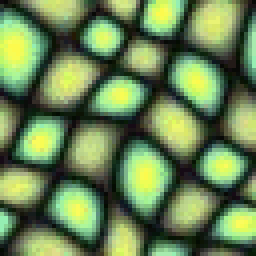
#> input picture image_quilting/pattern.png, 64 x 64 px (shown 4 times larger)
$ python main.py
#> lines starting #> are read from the running program, lines starting #| are printed output that depends on the picture; after the words box and inside, x2 and y2 are one past the last pixel; in counts of white or black regions, pixels touching at a corner belong together
### image_quilting/implementation.py
"""
Brian Gabini
S12

REFERENCES:
- https://github.com/axu2/image-quilting
"""

from base import ImageQuilting, BoxIndeces, QuiltingOutputs

import numpy as np
import cv2
import scipy.ndimage as ndimage
import PIL.Image as Image
import imageio
import os

# SCORE -1 if you imported additional modules


# SUBMISSION: You only need to submit this file 'implementation.py'

# Hint: You could refer to online sources for help as long as you cite it

# Hint: For clues on the implementation logic,
# view 'base.ImageQuiltingRandom'

# SCORE +5 for submitting this file (implementation.py)

# Feel free to add as much helper functions in the class
class ImageQuilting_AlgorithmAssignment(ImageQuilting):

    # SCORE +1 for implementing load image
    def load_image(self, path: str) -> np.ndarray:
        return np.array(imageio.imread(path)) / 255

    # SCORE +1 for implementing save image
    def save_image(self, path: str, image: np.ndarray):
        image *= 255
        image = image.astype(np.uint8)
        imageio.imwrite(path, image)


    # SCORE +1 for finding the best matching patch using L2 similarity
    # SCORE +1 for using L2 similarity on the overlap areas only
    def find_matching_texture_patch_indeces(
        self,
        canvas_patch: np.ndarray,
        canvas_indeces: BoxIndeces,
        canvas: np.ndarray,
        block_size: int,
        block_overlap: int
    ) -> BoxIndeces:

        texture_height, texture_width, _ = self.texture_image.shape
        patch_height, patch_width, _ = canvas_patch.shape
        errors = np.zeros((texture_height - block_size, texture_width - block_size))

        # Initialize for the top left patch (first patch)
        if canvas_indeces.top == 0 and canvas_indeces.left == 0:
            return self.random_patch(patch_height, patch_width, texture_height, texture_width)

        else:
            return self.random_best_patch(errors, canvas_patch, canvas_indeces, block_size, block_overlap, texture_height, texture_width)

    # SCORE +1 for finding a 'cut' that minimizes the L2 error
    # SCORE +1 for correctly converting a 'cut' to a 'mask' (Hint: mask is binary)
    # SCORE +1 for returning the correct mask for the initial case (row=0, column=0)
    # SCORE +1 for returning the correct mask for the first row (row=0, colums>1) and the first column (row>1, columns=0)
    # SCORE +1 for returning the correct mask for the other cases (row>1, columns>1)
    def compute_texture_mask(
        self,
        canvas_patch: np.ndarray,
        texture_patch: np.ndarray,
        canvas_indeces: BoxIndeces,
        texture_indeces: BoxIndeces,
        canvas: np.ndarray,
        block_size: int,
        block_overlap: int
    ) -> np.ndarray:
        # This implementation is random
        texture_height, texture_width, _ = texture_patch.shape
        mask = np.ones((texture_height, texture_width))

        # Initialization topmost-leftmost patch
        if canvas_indeces.top == 0 and canvas_indeces.left == 0:
            return mask


        mask = self.min_cut_patch(texture_patch, mask, block_overlap, canvas_patch, canvas_indeces.top, canvas_indeces.left)
        return mask

# HELPER METHODS
    def random_patch(
        self,
        patch_height: int,
        patch_width: int,
        texture_height: int,
        texture_width: int
    ) -> BoxIndeces:

        random_y = np.random.randint(0, texture_height - patch_height)
        random_x = np.random.randint(0, texture_width - patch_width)
        return BoxIndeces(
            top=random_y,
            bottom=random_y + patch_height,
            left=random_x,
            right=random_x + patch_width
        )

    def random_best_patch(
        self,
        errors,
        canvas_patch: np.ndarray,
        canvas_indeces: BoxIndeces,
        block_size: int,
        block_overlap: int,
        texture_height: int,
        texture_width: int,
    ):

        for i in range(texture_height - block_size):
            for j in range(texture_width - block_size):
                texture_patch = self.texture_image[i:i + block_size, j:j + block_size]
                error = self.compute_l2_overlap_diff(texture_patch, block_overlap, canvas_patch, canvas_indeces)
                errors[i, j] = error

        i, j = np.unravel_index(np.argmin(errors), errors.shape)
        return BoxIndeces(
            top=i,
            bottom=i + block_size,
            left=j,
            right=j + block_size
        )

    def min_cut_path(self, errors):
            errors = np.pad(errors, [(0, 0), (1, 1)],
                            mode='constant',
                            constant_values=np.inf)

            cumError = errors[0].copy()
            paths = np.zeros_like(errors, dtype=int)

            for i in range(1, len(errors)):
                M = cumError
                L = np.roll(M, 1)
                R = np.roll(M, -1)

                # optimize with np.choose?
                cumError = np.min((L, M, R), axis=0) + errors[i]
                paths[i] = np.argmin((L, M, R), axis=0)

            paths -= 1

            minCutPath = [np.argmin(cumError)]
            for i in reversed(range(1, len(errors))):
                minCutPath.append(minCutPath[-1] + paths[i][minCutPath[-1]])

            return map(lambda x: x - 1, reversed(minCutPath))

    def min_cut_patch(self, patch, mask, overlap, res, y, x):

        if x > 0:
            left = patch[:, :overlap] - res[:, :overlap]
            leftL2 = np.sum(left**2, axis=2)
            for i, j in enumerate(self.min_cut_path(leftL2)):
                mask[i, :j] = 0

        if y > 0:
            up = patch[:overlap, :] - res[:overlap, :]
            upL2 = np.sum(up**2, axis=2)
            for j, i in enumerate(self.min_cut_path(upL2.T)):
                mask[:i, j] = 0

        return mask

    def compute_l2_overlap_diff(self, texture_patch, overlap, canvas_patch, canvas_indeces):
        error = 0

        # Left
        if canvas_indeces.left > 0:
            left = texture_patch[:, :overlap] - canvas_patch[:, :overlap]
            error += np.sum(left**2)

        # Top
        if canvas_indeces.top > 0:
            up = texture_patch[:overlap, :] - canvas_patch[:overlap, :]
            error += np.sum(up**2)

        # Left and Top
        if canvas_indeces.left > 0 and canvas_indeces.top > 0:
            corner = texture_patch[:overlap, :overlap] - canvas_patch[:overlap, :overlap]
            error -= np.sum(corner**2)

        return error

    # SCORE +1 if there are no errors when running the entire algorithm

### image_quilting/base.py
import typing
import abc

import matplotlib.pyplot as plt
import matplotlib.patches as patches

import numpy as np


class BoxIndeces(typing.NamedTuple):  # See 'ImageQuilting.extract_patch' for usage
    top: int
    bottom: int
    left: int
    right: int


class QuiltingOutputs(typing.NamedTuple):
    canvas_indeces: BoxIndeces
    canvas_patch: np.ndarray
    texture_indeces: BoxIndeces
    texture_patch: np.ndarray
    texture_mask: np.ndarray
    combined_patch: np.ndarray
    canvas: np.ndarray
    canvas_prev: np.ndarray


class ImageQuilting(abc.ABC):  # ABC means ABstract Class

    def __init__(self, texture_file: str):
        self.texture_image = self.load_image(texture_file)

    @abc.abstractmethod
    def load_image(self, path: str) -> np.ndarray: ...

    @abc.abstractmethod
    def save_image(self, path: str, image: np.ndarray): ...

    # [21 lines left out: functions find_matching_texture_patch_indeces, compute_texture_mask, not called in this run]

    def generate_blank_canvas(self, output_height: int, output_width: int) -> np.ndarray:
        num_channels = self.texture_image.shape[-1]
        return np.zeros((output_height, output_width, num_channels), dtype=self.texture_image.dtype)

    def extract_patch(self, image: np.ndarray, indeces: BoxIndeces) -> np.ndarray:
        # Examine this code to understand the content of class BoxIndeces
        return image[indeces.top:indeces.bottom, indeces.left:indeces.right, :].copy()

    def iterate_block_indeces(self, height: int, width: int, block_size: int, block_overlap: int) -> typing.Iterable[BoxIndeces]:
        def generator():
            for top in range(0, height - block_overlap, block_size - block_overlap):
                bottom = min(top + block_size, height)
                for left in range(0, width - block_overlap, block_size - block_overlap):
                    right = min(left + block_size, width)
                    yield BoxIndeces(top, bottom, left, right)
        return list(generator())

    def iterate_texture_generation(self, block_size: int = None, block_overlap: int = None, canvas_size: typing.Union[int, typing.Tuple[int, int]] = None):
        texture_height, texture_width, *_ = self.texture_image.shape

        if block_size is None:
            block_size = int(min(texture_height, texture_width) / 20)  # Default is 1/20 size of source_texture
        if block_overlap is None:
            block_overlap = int(block_size / 6)  # Default is 1/6 size of block_size

        if canvas_size is None:
            canvas_size = 2 * texture_height, 2 * texture_width  # Default is ×2 size of source_texture
        if isinstance(canvas_size, int):
            canvas_size = canvas_size, canvas_size  # If single value convert to tuple, e.g. 2 → (2, 2)
        canvas_height, canvas_width = canvas_size

        canvas_image = self.generate_blank_canvas(output_height=canvas_height, output_width=canvas_width)

        for canvas_indeces in self.iterate_block_indeces(height=canvas_height, width=canvas_width, block_size=block_size, block_overlap=block_overlap):
            canvas_patch = self.extract_patch(canvas_image, canvas_indeces)

            texture_indeces = self.find_matching_texture_patch_indeces(
                canvas_patch=canvas_patch,
                canvas_indeces=canvas_indeces,
                canvas=canvas_image,
                block_size=block_size,
                block_overlap=block_overlap
            )
            texture_patch = self.extract_patch(self.texture_image, texture_indeces)

            texture_mask = self.compute_texture_mask(
                canvas_patch=canvas_patch,
                texture_patch=texture_patch,
                canvas_indeces=canvas_indeces,
                texture_indeces=texture_indeces,
                canvas=canvas_image,
                block_size=block_size,
                block_overlap=block_overlap
            )
            combined_patch = texture_patch * texture_mask[:, :, np.newaxis] + canvas_patch * (1 - texture_mask[:, :, np.newaxis])

            canvas_image_prev = canvas_image.copy()
            top, bottom, left, right = canvas_indeces
            canvas_image[top:bottom, left:right, :] = combined_patch

            yield QuiltingOutputs(
                canvas_indeces=canvas_indeces,
                canvas_patch=canvas_patch,
                texture_indeces=texture_indeces,
                texture_patch=texture_patch,
                texture_mask=texture_mask,
                combined_patch=combined_patch,
                canvas=canvas_image.copy(),
                canvas_prev=canvas_image_prev.copy()
            )

    def generate_texture(self, canvas_file=None, block_size: int = None, block_overlap: int = None, canvas_size: typing.Union[int, typing.Tuple[int, int]] = None) -> np.ndarray:
        process = self.iterate_texture_generation(
            block_size=block_size,
            block_overlap=block_overlap,
            canvas_size=canvas_size
        )

        canvas = None
        for outputs in process:
#> in compute_texture_mask, `texture_height, texture_width, _ = texture_patch.shape`: texture_height = 40
            canvas = outputs.canvas
#> this loop made 25 passes
#> pass 1, in compute_texture_mask (call 2), `mask = self.min_cut_patch(texture_patch, mask, block_overlap, canvas_p..`:
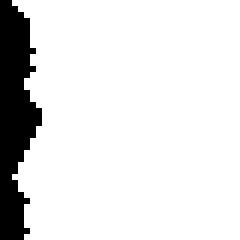
#> mask: shape (40, 40) float64 (shown 6 times larger); values 0 (black) and 1 (white), 88.5% white; 1 black region, box (x1, y1, x2, y2) and area: (0, 0, 7, 40) 184
#> pass 2, in generate_texture, `canvas = outputs.canvas`:
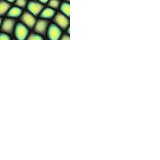
#> canvas: shape (160, 160, 4) float64; mean of channels 0, 1, 2, 3 0.0463, 0.0572, 0.036, 0.109; transparent parts drawn white
#> pass 2, in compute_texture_mask (call 3), `mask = self.min_cut_patch(texture_patch, mask, block_overlap, canvas_p..`:
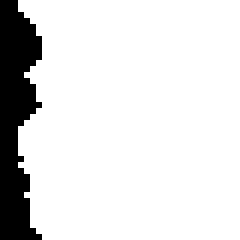
#> mask: shape (40, 40) float64 (shown 6 times larger); values 0 (black) and 1 (white), 87.6% white; 1 black region, box (x1, y1, x2, y2) and area: (0, 0, 7, 40) 198
#> pass 3, in generate_texture, `canvas = outputs.canvas`:
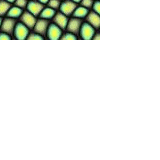
#> canvas: shape (160, 160, 4) float64; mean of channels 0, 1, 2, 3 0.066, 0.0816, 0.0515, 0.156; transparent parts drawn white

        if canvas_file is not None:
            self.save_image(canvas_file, canvas)

        return canvas


class ImageQuiltingRandom(ImageQuilting):

    def __init__(self, texture_file: str):
        super().__init__(texture_file)

    # [142 lines left out: functions load_image, save_image, find_matching_texture_patch_indeces, compute_texture_mask, visualize_process, not called in this run]

### image_quilting/main.py
from implementation import ImageQuilting_AlgorithmAssignment
import base

import argparse

# Run 'python main.py --demo'
# to view the overall pipeline
# In this version, patch selection and patch quilting is performed RANDOMLY

# Run 'python main.py --image Path/To/Source/Texture --output Path/To/Generated/Texture'
# to generate a new texture from a source texture

# Run 'python main.py --visualize --image Path/To/Source/Texture --output Path/To/Generated/Texture'
# to generate a new texture from a source texture, but the entire process will be visualized

if __name__ == "__main__":
    parser = argparse.ArgumentParser()
    parser.add_argument("--demo", action="store_true", help="Runs the image quilting algorithm that uses randomly generates a texture from a static image")
    parser.add_argument("--visualize", action="store_true", help="Runs the image quilting algorithm that uses randomly generates a texture from a static image")
    parser.add_argument("--image", type=str, default="pattern.png", help="File path of the source texture")
    parser.add_argument("--output", type=str, default="_temp_generated_texture.png", help="File path where the generated texture will be saved")
    parser.add_argument("--block_size", type=int, default=40, help="See 'guide.jpg'")
    parser.add_argument("--block_overlap", type=int, default=10, help="See 'guide.jpg'")
    parser.add_argument("--output_size", type=int, default=160, help="Size of output image")

    args = parser.parse_args()

    if args.demo:
        quiltor = base.ImageQuiltingRandom(None)
        args.visualize = True
    else:
        quiltor = ImageQuilting_AlgorithmAssignment(args.image)

    if args.visualize:
        generated_texture = base.visualize_process(
            quiltor,
            block_size=args.block_size,
            block_overlap=args.block_overlap,
            canvas_size=args.output_size
        )
    else:
        generated_texture = quiltor.generate_texture(
            block_size=args.block_size,
            block_overlap=args.block_overlap,
            canvas_size=args.output_size
        )
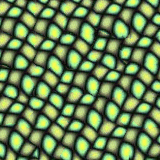
#> generated_texture: shape (160, 160, 4) float64; mean of channels 0, 1, 2, 3 0.412, 0.512, 0.324, 1; drawn as R, G, B

    quiltor.save_image(args.output, generated_texture)
